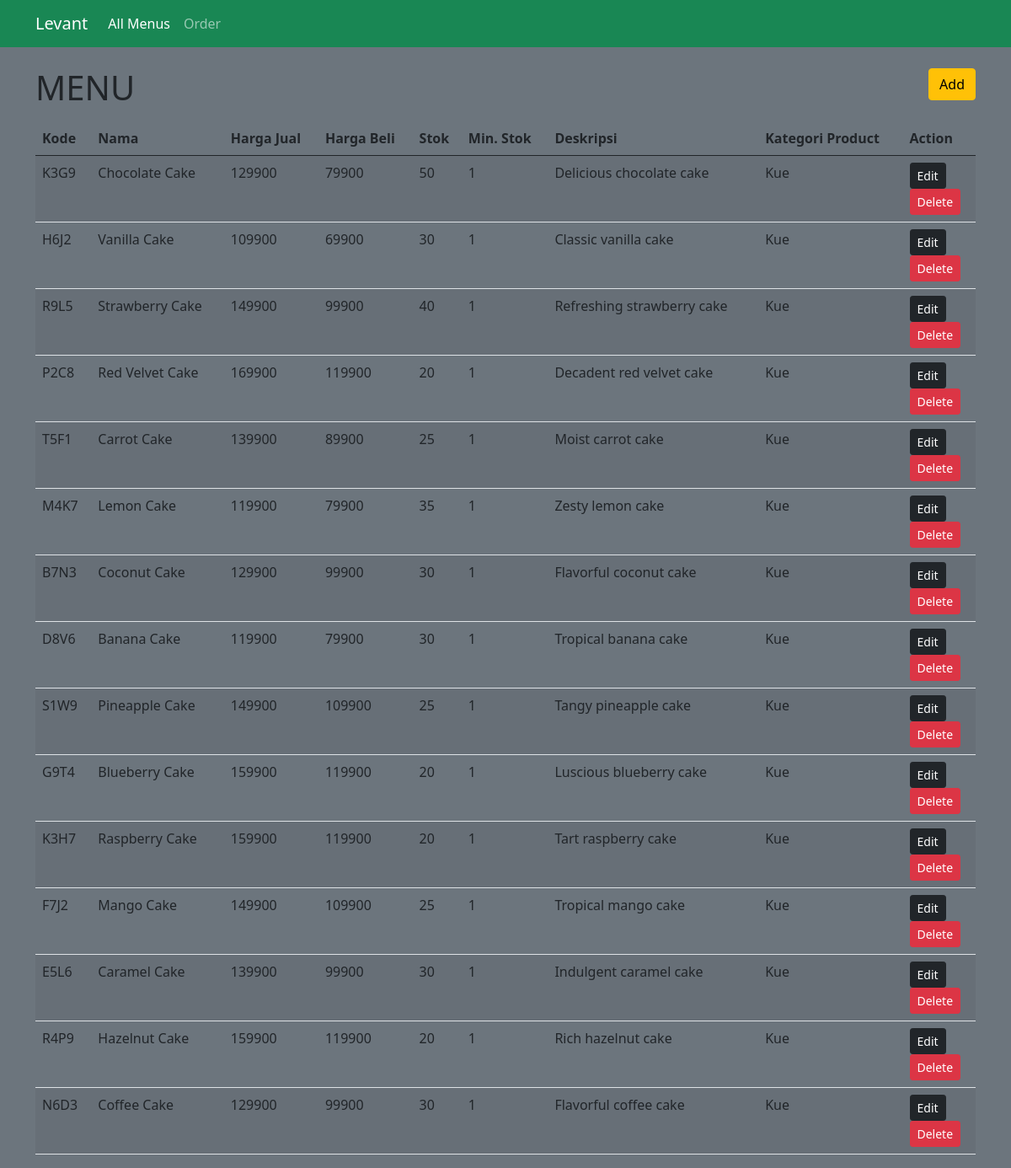
The page / on the database its author committed.
### tables this page shows
CREATE TABLE `produk` (
  `id` int(11) NOT NULL,
  `kode` varchar(10) NOT NULL,
  `nama` varchar(50) NOT NULL,
  `harga_jual` double NOT NULL,
  `harga_beli` double NOT NULL,
  `stok` int(11) NOT NULL,
  `min_stok` int(11) NOT NULL,
  `deskripsi` text NOT NULL,
  `kategori_product` int(11) NOT NULL
);

CREATE TABLE `kategori_produk` (
  `id` int(11) NOT NULL,
  `name` varchar(45) NOT NULL
);

### function.php (called while the page is built, shortened)
<?php
    function connectToDatabase() {
        $servername = "localhost";
        $username = "root";
        $password = "root";
        $dbname = "cake";
        $conn = new mysqli($servername, $username, $password, $dbname);
        return $conn;
    }
    $connection = connectToDatabase();
    function getProduk() {
        global $connection;
    $sql = "SELECT produk.*, kategori_produk.name AS kategori FROM produk INNER JOIN kategori_produk ON produk.kategori_product = kategori_produk.id";
    $result = $connection->query($sql);
    $data = array();
    while ($row = $result->fetch_assoc()) {
        $data[] = $row;
    }
    return $data;
}
?>

### index.php (the view, shortened to what this page needs)
<?php
require "function.php";
?>
<!doctype html>
<html lang="en">
<head>
    <link href="https://cdn.jsdelivr.net/npm/bootstrap@5.0.2/dist/css/bootstrap.min.css" rel="stylesheet"
>
</head>
<body class="bg-secondary">
    <nav class="navbar navbar-expand-lg navbar-dark bg-success">
        <div class="container">
            <a class="navbar-brand" href="#">Levant</a>
            <div class="collapse navbar-collapse" id="navbarNav">
                <ul class="navbar-nav">
                    <li class="nav-item">
                        <a class="nav-link active" aria-current="page" href="#">All Menus</a>
                    </li>
                    <li class="nav-item">
                        <a class="nav-link" href="pemesanan.php">Order</a>
                    </li>
                </ul>
            </div>
        </div>
    </nav>
    <div class="container">
        <div class="d-flex justify-content-between align-items-center ">
            <h1 class="mt-4 mb-3">MENU</h1>
            <button type="button" class="btn btn-warning" data-bs-toggle="modal" data-bs-target="#addModal">Add</button>
        </div>
        <div class="table-responsive">
            <table class="table table-striped">
                <thead>
                <tr>
                    <th>Kode</th>
                    <th>Nama</th>
                    <th>Harga Jual</th>
                    <th>Harga Beli</th>
                    <th>Stok</th>
                    <th>Min. Stok</th>
                    <th>Deskripsi</th>
                    <th>Kategori Product</th>
                    <th>Action</th>
                </tr>
                </thead>
                <tbody>
                <?php
$products = getProduk();
foreach ($products as $produk) {
    echo '<tr>
        <td>' . $produk['kode'] . '</td>
        <td>' . $produk['nama'] . '</td>
        <td>' . $produk['harga_jual'] . '</td>
        <td>' . $produk['harga_beli'] . '</td>
        <td>' . $produk['stok'] . '</td>
        <td>' . $produk['min_stok'] . '</td>
        <td>' . $produk['deskripsi'] . '</td>
        <td>' . $produk['kategori'] . '</td>
        <td>
            <button type="button" class="btn btn-dark btn-sm" data-bs-toggle="modal" data-bs-target="#editModal" onclick="setFormData(\'' . $produk['id'] . '\', \'' . $produk['kode'] . '\', \'' . $produk['nama'] . '\', \'' . $produk['harga_jual'] . '\', \'' . $produk['harga_beli'] . '\', \'' . $produk['stok'] . '\', \'' . $produk['min_stok'] . '\', \'' . $produk['deskripsi'] . '\', \'' . $produk['kategori_product'] . '\')">Edit</button>
            <form action="function.php" method="POST">
            <input type="hidden" name="id" value="\'' .$produk['id']. '\'">
            <button type="submit" name="delete_produk" class="btn btn-danger btn-sm">Delete</button>
        </form>
        </td>
    </tr>';
}
?>
                </tbody>
            </table>
        </div>
    </div>
</body>
</html>

### rows shown on the page
produk: kode "K3G9", nama "Chocolate Cake", harga_jual "129900", harga_beli "79900", stok "50", min_stok "1", deskripsi "Delicious chocolate cake", kategori_product.name "Kue"
produk: kode "H6J2", nama "Vanilla Cake", harga_jual "109900", harga_beli "69900", stok "30", min_stok "1", deskripsi "Classic vanilla cake", kategori_product.name "Kue"
produk: kode "R9L5", nama "Strawberry Cake", harga_jual "149900", harga_beli "99900", stok "40", min_stok "1", deskripsi "Refreshing strawberry cake", kategori_product.name "Kue"
produk: kode "P2C8", nama "Red Velvet Cake", harga_jual "169900", harga_beli "119900", stok "20", min_stok "1", deskripsi "Decadent red velvet cake", kategori_product.name "Kue"
produk: kode "T5F1", nama "Carrot Cake", harga_jual "139900", harga_beli "89900", stok "25", min_stok "1", deskripsi "Moist carrot cake", kategori_product.name "Kue"
produk: kode "M4K7", nama "Lemon Cake", harga_jual "119900", harga_beli "79900", stok "35", min_stok "1", deskripsi "Zesty lemon cake", kategori_product.name "Kue"
produk: kode "B7N3", nama "Coconut Cake", harga_jual "129900", harga_beli "99900", stok "30", min_stok "1", deskripsi "Flavorful coconut cake", kategori_product.name "Kue"
produk: kode "D8V6", nama "Banana Cake", harga_jual "119900", harga_beli "79900", stok "30", min_stok "1", deskripsi "Tropical banana cake", kategori_product.name "Kue"
produk: kode "S1W9", nama "Pineapple Cake", harga_jual "149900", harga_beli "109900", stok "25", min_stok "1", deskripsi "Tangy pineapple cake", kategori_product.name "Kue"
produk: kode "G9T4", nama "Blueberry Cake", harga_jual "159900", harga_beli "119900", stok "20", min_stok "1", deskripsi "Luscious blueberry cake", kategori_product.name "Kue"
produk: kode "K3H7", nama "Raspberry Cake", harga_jual "159900", harga_beli "119900", stok "20", min_stok "1", deskripsi "Tart raspberry cake", kategori_product.name "Kue"
produk: kode "F7J2", nama "Mango Cake", harga_jual "149900", harga_beli "109900", stok "25", min_stok "1", deskripsi "Tropical mango cake", kategori_product.name "Kue"
produk: kode "E5L6", nama "Caramel Cake", harga_jual "139900", harga_beli "99900", stok "30", min_stok "1", deskripsi "Indulgent caramel cake", kategori_product.name "Kue"
produk: kode "R4P9", nama "Hazelnut Cake", harga_jual "159900", harga_beli "119900", stok "20", min_stok "1", deskripsi "Rich hazelnut cake", kategori_product.name "Kue"
produk: kode "N6D3", nama "Coffee Cake", harga_jual "129900", harga_beli "99900", stok "30", min_stok "1", deskripsi "Flavorful coffee cake", kategori_product.name "Kue"
